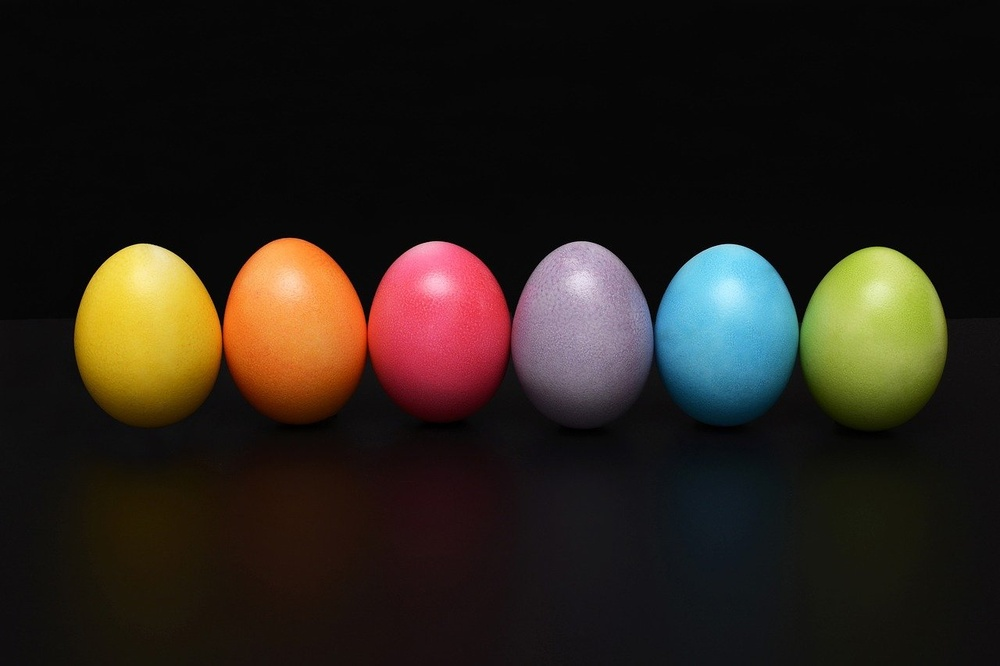
#> input picture 01-03/pycharm/egg.jpg, 1000 x 666 px, shrunk from 1280 x 853 before the run
$ python test9.py
#> lines starting #> are read from the running program, lines starting #| are printed output that depends on the picture
import cv2
import numpy as np

src = cv2.imread('egg.jpg')
#> src is the input picture: shape (666, 1000, 3); mean B, G, R 25.7, 33, 40.5
data = src.reshape(-1, 3).astype(np.float32)

k = 3
criteria = (cv2.TERM_CRITERIA_MAX_ITER + cv2.TermCriteria_EPS, 10, 0.001)
# 이미지 압축률, 라벨, 중심점 = cv2.kmeans(입력이미지, 군집수, 베스트라벨 저장변수, 기준, 시도횟수, 초기 중심정 선택방법)
retval, bestLabels, centers = cv2.kmeans(data, k, None, criteria, 10, cv2.KMEANS_RANDOM_CENTERS)
#> retval = 808846293.3; centers = [[66.97, 138, 203.4], [179.6, 154.3, 121.7], [11.53, 13.2, 16.08]]

centers = centers.astype(np.uint8)
#> centers = [[66, 137, 203], [179, 154, 121], [11, 13, 16]]
dst = centers[bestLabels].reshape(src.shape)
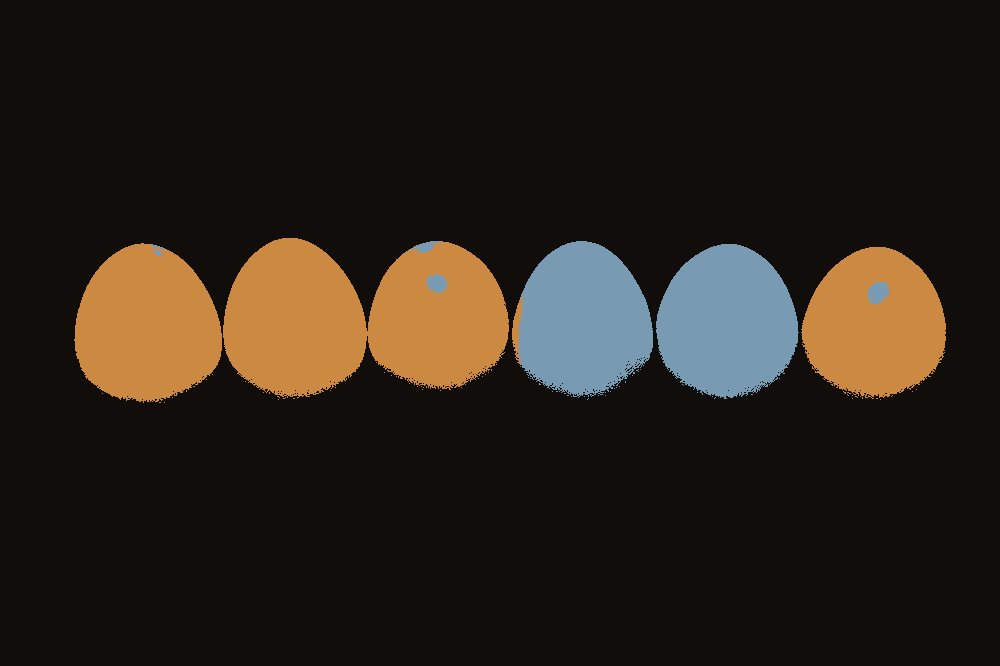
#> dst: shape (666, 1000, 3); mean B, G, R 25.1, 32.7, 40.3

print(centers)
#| [[ 66 137 203]
#|  [179 154 121]
#|  [ 11  13  16]]
print()
print(centers.shape)
#| (3, 3)
print()
print(bestLabels)
#> (printed output is left out)

cv2.imshow('dst', dst)

cv2.waitKey(0)
cv2.destroyAllWindows()

$ run again, with 01-03/pycharm/dummy.jpg copied over 01-03/pycharm/egg.jpg
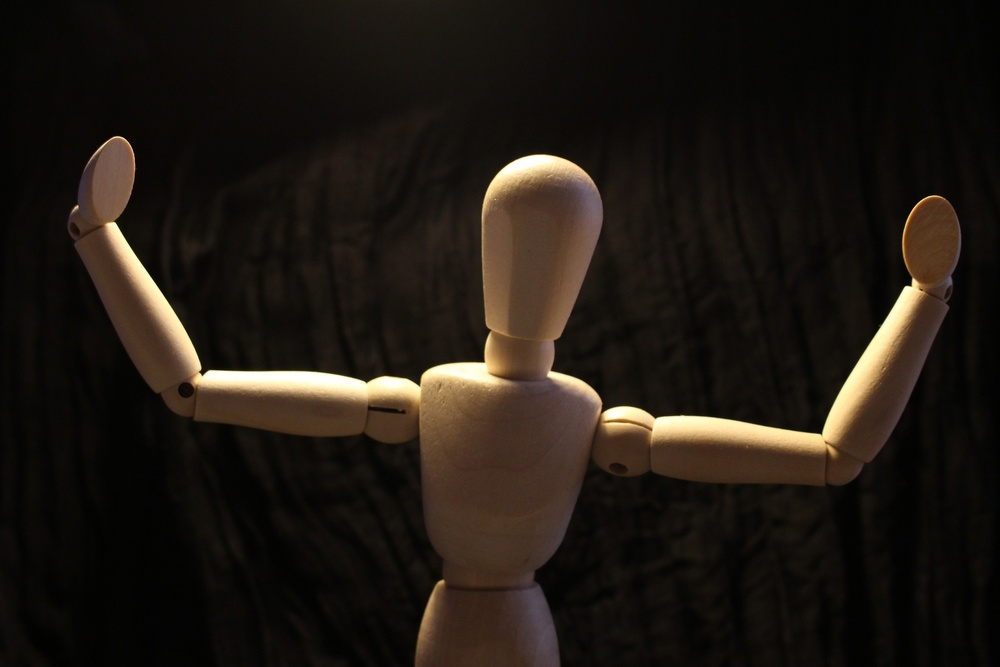
#> input picture 01-03/pycharm/dummy.jpg, 1000 x 667 px, shrunk from 1920 x 1280 before the run
#> src is the input picture: shape (667, 1000, 3); mean B, G, R 18.5, 25.2, 31.4
#> `retval, bestLabels, centers = cv2.kmeans(data, k, None, criteria, 10, ..`: retval = 286193359.9; centers = [[165, 213, 235.1], [43.67, 60.15, 84.42], [8.36, 11.75, 14.1]]
#> `centers = centers.astype(np.uint8)`: centers = [[165, 213, 235], [43, 60, 84], [8, 11, 14]]
#> `dst = centers[bestLabels].reshape(src.shape)`:
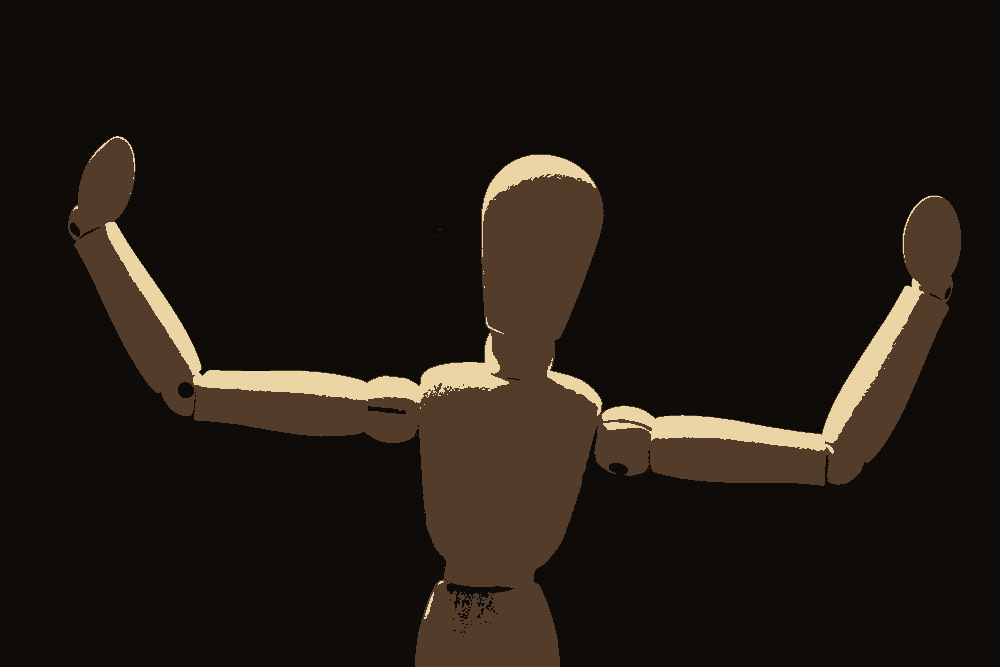
#> dst: shape (667, 1000, 3); mean B, G, R 18.1, 24.6, 31.3
#| [[165 213 235]
#|  [ 43  60  84]
#|  [  8  11  14]]
#| (3, 3)
#> (printed output is left out)
